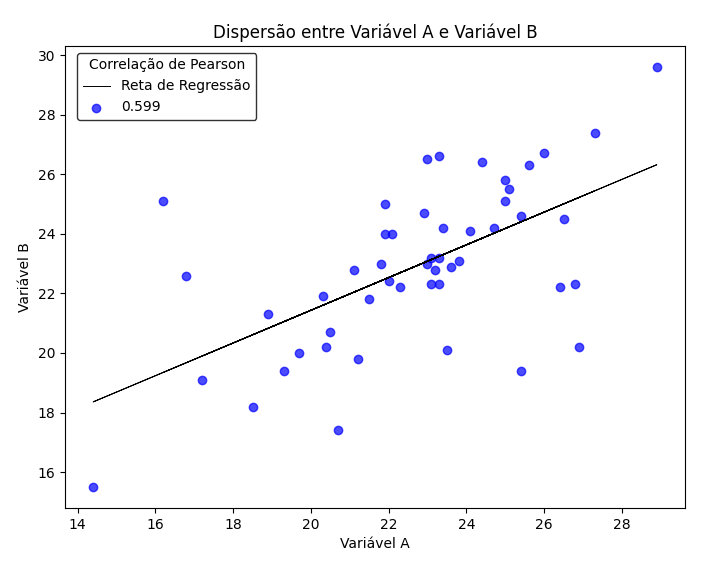

This figure's Python source:
# Importando bibliotecas
import numpy as np
import pandas as pd
import matplotlib.pyplot as plt
from sklearn.linear_model import LinearRegression

#Lendo o arquivo de dados 
df = pd.read_csv('dados.csv', delimiter=' ',nrows=51)
#print(df)

#Definindo variáveis A e B
variavel_a = df['grupoa'] 
#print('VARIAVEL A \n', variavel_a)

variavel_b = df['grupob']
#print('VARIÁVEL B \n', variavel_b)

#------------------------------------------------------------------
#CALCULANDO REGRESSÃO LINEASR SIMPLES

correlacao = df['grupoa'].corr(df['grupob'])
print('CORRELAÇÃO ENTRE A e B = ', correlacao)

#Encontrar os coeficientes angular e linear da correlação
from sklearn.linear_model import LinearRegression

# Preparando os dados
X = np.array(df['grupoa']).reshape(-1, 1)
y = np.array(df['grupob'])

# Criando o modelo de regressão linear
modelo = LinearRegression()

# Ajustando o modelo aos dados
modelo.fit(X, y)

#Coeficientes angular e linear
coeficiente_angular = modelo.coef_[0]
coeficiente_linear = modelo.intercept_

print('COEFICIENTE ANGULAR(BETA1) = ', coeficiente_angular)
print('CEFICIENTE LINEAR(BETA0) = ', coeficiente_linear)

#--------------------------------------------------------------
#PLOTANDO UM GRÁFICO DE DISPERSÃO SIMPLES
 
#Ajustando o valor da correlação para plotar no gráfico
correlacao_ajustada = round(correlacao,3)
print('CORRELAÇÃO AJUSTADA =',correlacao_ajustada)

# Calculando os coeficientes da reta de regressão
coef = np.polyfit(variavel_a, variavel_b, 1)
inclinacao = coef[0]
interceptar = coef[1]

plt.figure(figsize=(8, 6))
plt.plot(variavel_a, inclinacao * variavel_a + interceptar, color='black', linewidth=0.7, label='Reta de Regressão')
plt.scatter(variavel_a, variavel_b, color='blue', alpha=0.7, label=correlacao_ajustada)

plt.title('Dispersão entre Variável A e Variável B')
plt.xlabel('Variável A')
plt.ylabel('Variável B')

#Ajustando as cores da borda e a posição da legenda
legend = plt.legend()
legend.set_title('Correlação de Pearson')
legend.set_bbox_to_anchor((1.5, 2.5))
frame = legend.get_frame()
frame.set_edgecolor('black')

# Ajustar a posição da legenda
legend.set_bbox_to_anchor((0.32, 1)) 
plt.show()

#########################################################
#
# RODAR: python3 correlacao_simples.py
#
#########################################################
